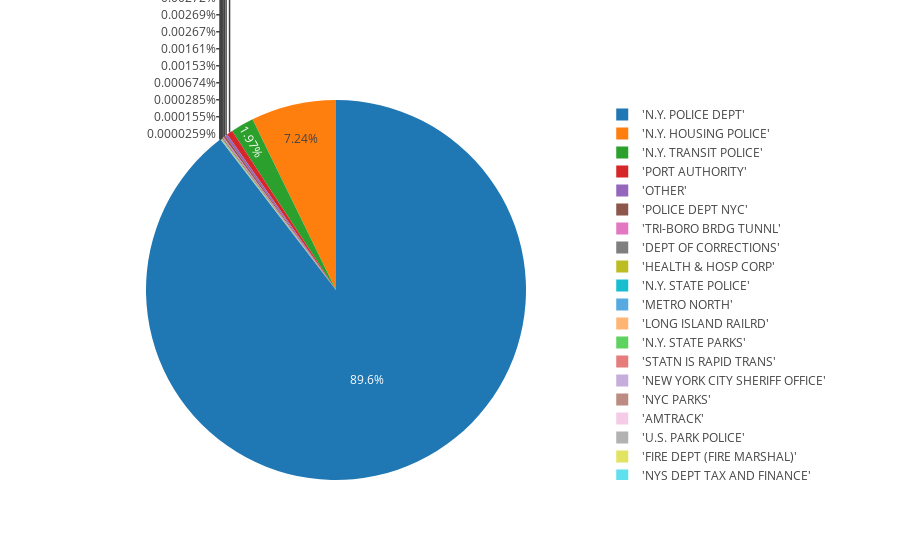

Notebook source saved alongside this figure:
### Code cell
import plotly.plotly as py
import plotly.graph_objs as go
import pandas as pd
import numpy as np
import scipy as sp
import plotly as py
from plotly.graph_objs import *
import plotly.figure_factory as ff
py.offline.init_notebook_mode(connected=True)

labels = df['JURIS_DESC']
values = df['COUNT']

trace = go.Pie(labels=labels, values=values)

py.offline.iplot([trace], filename='basic_pie_chart')

### Figure 1 — Plotly figure (JSON) as saved in the notebook; plotly's stock layout.template omitted (floating-point values rounded to 4 significant figures)
{"data": [{"labels": ["'N.Y. POLICE DEPT'", "'N.Y. HOUSING POLICE'", "'N.Y. TRANSIT POLICE'", "'PORT AUTHORITY'", "'OTHER'", "'POLICE DEPT NYC'", "'TRI-BORO BRDG TUNNL'", "'DEPT OF CORRECTIONS'", "'HEALTH & HOSP CORP'", "'N.Y. STATE POLICE'", "'METRO NORTH'", "'LONG ISLAND RAILRD'", "'N.Y. STATE PARKS'", "'STATN IS RAPID TRANS'", "'NEW YORK CITY SHERIFF OFFICE'", "'NYC PARKS'", "'AMTRACK'", "'U.S. PARK POLICE'", "'FIRE DEPT (FIRE MARSHAL)'", "'NYS DEPT TAX AND FINANCE'", "'SEA GATE POLICE DEPT'", "'CONRAIL'", "'NYC DEPT ENVIRONMENTAL PROTECTION'", "'DISTRICT ATTORNEY OFFICE'"], "type": "pie", "values": [3458014, 279500, 75910, 19733, 7707, 6402, 3850, 3742, 2336, 1023, 378, 274, 225, 163, 135, 105, 104, 103, 62, 59, 26, 11, 6, 1]}], "layout": {}}
